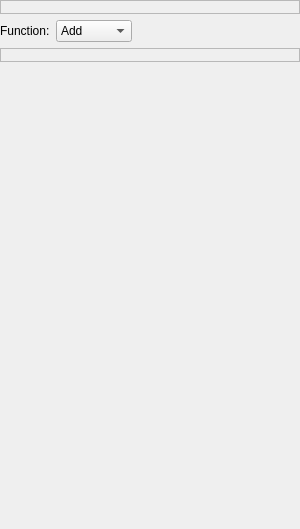
<?xml version="1.0" encoding="UTF-8"?>
<ui version="4.0">
 <class>teColorMath</class>
 <widget class="QWidget" name="teColorMath">
  <property name="geometry">
   <rect>
    <x>0</x>
    <y>0</y>
    <width>300</width>
    <height>529</height>
   </rect>
  </property>
  <property name="windowTitle">
   <string>Form</string>
  </property>
  <layout class="QGridLayout" name="gridLayout">
   <property name="margin">
    <number>0</number>
   </property>
   <item row="0" column="0" colspan="3">
    <widget class="QFrame" name="frTexture1">
     <property name="frameShape">
      <enum>QFrame::StyledPanel</enum>
     </property>
     <property name="frameShadow">
      <enum>QFrame::Raised</enum>
     </property>
     <layout class="QVBoxLayout" name="verticalLayout">
      <property name="margin">
       <number>3</number>
      </property>
      <item>
       <widget class="ReTextureAvatar" name="texture1">
        <property name="sizePolicy">
         <sizepolicy hsizetype="Expanding" vsizetype="Fixed">
          <horstretch>0</horstretch>
          <verstretch>0</verstretch>
         </sizepolicy>
        </property>
        <property name="caption">
         <string>Texture A</string>
        </property>
        <property name="ID">
         <string>tex1</string>
        </property>
        <property name="breadcrumb">
         <string>Texture A</string>
        </property>
       </widget>
      </item>
      <item>
       <widget class="ReColorPicker" name="color1"/>
      </item>
     </layout>
    </widget>
   </item>
   <item row="1" column="0">
    <widget class="QLabel" name="label">
     <property name="text">
      <string>Function:</string>
     </property>
    </widget>
   </item>
   <item row="1" column="1">
    <widget class="QComboBox" name="function">
     <item>
      <property name="text">
       <string>Add</string>
      </property>
     </item>
     <item>
      <property name="text">
       <string>Subtract</string>
      </property>
     </item>
     <item>
      <property name="text">
       <string>Multiply</string>
      </property>
     </item>
     <item>
      <property name="text">
       <string>None</string>
      </property>
     </item>
    </widget>
   </item>
   <item row="1" column="2">
    <spacer name="horizontalSpacer_2">
     <property name="orientation">
      <enum>Qt::Horizontal</enum>
     </property>
     <property name="sizeHint" stdset="0">
      <size>
       <width>78</width>
       <height>20</height>
      </size>
     </property>
    </spacer>
   </item>
   <item row="2" column="0" colspan="3">
    <widget class="QFrame" name="frTexture2">
     <property name="frameShape">
      <enum>QFrame::StyledPanel</enum>
     </property>
     <property name="frameShadow">
      <enum>QFrame::Raised</enum>
     </property>
     <layout class="QVBoxLayout" name="verticalLayout_2">
      <property name="margin">
       <number>3</number>
      </property>
      <item>
       <widget class="ReTextureAvatar" name="texture2">
        <property name="sizePolicy">
         <sizepolicy hsizetype="Expanding" vsizetype="Fixed">
          <horstretch>0</horstretch>
          <verstretch>0</verstretch>
         </sizepolicy>
        </property>
        <property name="caption">
         <string>Texture B</string>
        </property>
        <property name="ID">
         <string>tex2</string>
        </property>
        <property name="breadcrumb">
         <string>Texture B</string>
        </property>
       </widget>
      </item>
      <item>
       <widget class="ReColorPicker" name="color2"/>
      </item>
     </layout>
    </widget>
   </item>
   <item row="3" column="0">
    <spacer name="verticalSpacer">
     <property name="orientation">
      <enum>Qt::Vertical</enum>
     </property>
     <property name="sizeHint" stdset="0">
      <size>
       <width>20</width>
       <height>40</height>
      </size>
     </property>
    </spacer>
   </item>
  </layout>
 </widget>
 <customwidgets>
  <customwidget>
   <class>ReColorPicker</class>
   <extends>QWidget</extends>
   <header>ReColorPicker.h</header>
  </customwidget>
  <customwidget>
   <class>ReTextureAvatar</class>
   <extends>QWidget</extends>
   <header>ReTextureAvatar.h</header>
  </customwidget>
 </customwidgets>
 <resources/>
 <connections/>
</ui>
